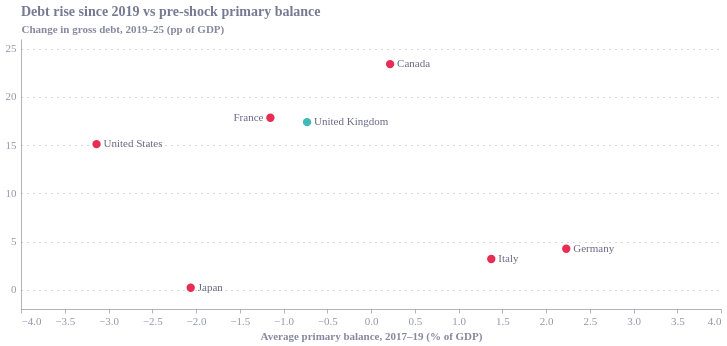

This figure's notebook cell:
### Code cell
pre_pb = p[p.year.between(2017, 2019)].groupby("country")["pb"].mean()
dd = p[p.year == 2025].set_index("country")["GGXWDG_NGDP"] - p[p.year == 2019].set_index("country")["GGXWDG_NGDP"]
sc = pd.DataFrame({"pre_pb": pre_pb, "debt_change": dd}).reset_index()
sc["group"] = np.where(sc.country == "United Kingdom", "United Kingdom", "Other G7")
pts = alt.Chart(sc).mark_point(filled=True, size=70).encode(
    x=alt.X("pre_pb:Q", title="Average primary balance, 2017–19 (% of GDP)",
            scale=alt.Scale(domain=[-4, 3.5]), axis=alt.Axis(grid=False)),
    y=alt.Y("debt_change:Q", title="Change in gross debt, 2019–25 (pp of GDP)", scale=alt.Scale(domain=[-2, 26])),
    color=alt.Color("group:N", legend=None, sort=["United Kingdom", "Other G7"]))
b6 = alt.Chart(sc).encode(x="pre_pb:Q", y="debt_change:Q", text="country:N")
txr = b6.mark_text(align="left", dx=7, fontSize=11).transform_filter("datum.country != 'France'")
txl = b6.mark_text(align="right", dx=-7, fontSize=11).transform_filter("datum.country == 'France'")
fig6 = (pts + txr + txl).properties(width=W, height=H, title="Debt rise since 2019 vs pre-shock primary balance")
save(fig6, "g7_fig06_buffer_scatter"); dump(sc.set_index("country"), "g7_fig06_buffer_scatter")
fig6

### Figure 1 — Vega-Lite specification as saved in the notebook (floating-point values rounded to 4 significant figures)
{"config": {"font": "Circular Std", "text": {"color": "#676A86", "align": "left", "baseline": "middle", "dx": 7, "dy": 0, "fontSize": 11}, "view": {"stroke": null, "continuousWidth": 400, "continuousHeight": 300, "discreteWidth": 400, "discreteHeight": 300}, "range": {"category": ["#36B7B4", "#E6224B", "#F4C245", "#0063AF", "#00A767", "#179FDB", "#EB5C2E"], "diverging": ["#E6224B", "#E54753", "#C9C9C9", "#179FDB", "#122B39"], "heatmap": ["#C9C9C9", "#179FDB", "#0063AF", "#122B39"], "ordinal": ["#00A767", "#36B7B4", "#179FDB", "#0063AF", "#243B5A"]}, "bar": {"color": "#179fdb"}, "line": {"color": "#e6224b"}, "rule": {"color": "#676A86"}, "area": {"opacity": 0.3}, "point": {"filled": true, "size": 80, "color": "#e6224b", "opacity": 0.95}, "geoshape": {"stroke": "white", "strokeWidth": 0.3}, "rect": {"fill": "#d6d4d4", "opacity": 0.3}, "axis": {"labelColor": "#676A86", "labelFontSize": 11, "labelFont": "Circular Std", "labelOpacity": 0.7, "tickColor": "#676A86", "tickOpacity": 0.5, "domainColor": "#676A86", "domainOpacity": 0.5, "gridColor": "#676A86", "gridDash": [2, 2], "gridOpacity": 0.5, "title": null, "titleColor": "#676A86", "titleOpacity": 0.8, "tickSize": 4}, "axisXDiscrete": {"grid": false, "labelAngle": 0, "tickCount": 10, "tickOpacity": 0.5, "title": null}, "axisYDiscrete": {"ticks": false, "labelPadding": 5}, "axisXTemporal": {"grid": false, "ticks": true}, "axisXQuantitative": {"grid": true}, "axisYQuantitative": {"gridColor": "#676A86", "gridDash": [1, 5], "gridOpacity": 0.5, "ticks": false, "labelPadding": 5, "tickCount": 8, "titleAngle": 0, "titleAlign": "left", "titleBaseline": "bottom", "titleX": 0, "titleY": -5}, "title": {"color": "#676A86E6", "subtitleColor": "#676A86", "font": "Circular Std", "subtitleFont": "Circular Std", "anchor": "start", "fontSize": 14, "subtitleFontSize": 12, "subtitlePadding": 4, "offset": 0, "frame": "group"}, "legend": {"titleColor": "#122b39", "title": null, "labelColor": "#122b39", "labelFontSize": 11}}, "layer": [{"mark": {"type": "point", "filled": true, "size": 70}, "encoding": {"color": {"field": "group", "legend": null, "sort": ["United Kingdom", "Other G7"], "type": "nominal"}, "x": {"axis": {"grid": false}, "field": "pre_pb", "scale": {"domain": [-4, 3.5]}, "title": "Average primary balance, 2017–19 (% of GDP)", "type": "quantitative"}, "y": {"field": "debt_change", "scale": {"domain": [-2, 26]}, "title": "Change in gross debt, 2019–25 (pp of GDP)", "type": "quantitative"}}}, {"mark": {"type": "text", "align": "left", "dx": 7, "fontSize": 11}, "encoding": {"text": {"field": "country", "type": "nominal"}, "x": {"field": "pre_pb", "type": "quantitative"}, "y": {"field": "debt_change", "type": "quantitative"}}, "transform": [{"filter": "datum.country != 'France'"}]}, {"mark": {"type": "text", "align": "right", "dx": -7, "fontSize": 11}, "encoding": {"text": {"field": "country", "type": "nominal"}, "x": {"field": "pre_pb", "type": "quantitative"}, "y": {"field": "debt_change", "type": "quantitative"}}, "transform": [{"filter": "datum.country == 'France'"}]}], "data": {"name": "data-64eac0442f6d2f6d52c02d7a9ade3ae0"}, "height": 270, "title": "Debt rise since 2019 vs pre-shock primary balance", "width": 700, "$schema": "https://vega.github.io/schema/vega-lite/v6.4.1.json", "datasets": {"data-64eac0442f6d2f6d52c02d7a9ade3ae0": [{"country": "Canada", "pre_pb": 0.2183, "debt_change": 23.4, "group": "Other G7"}, {"country": "France", "pre_pb": -1.15, "debt_change": 17.83, "group": "Other G7"}, {"country": "Germany", "pre_pb": 2.232, "debt_change": 4.246, "group": "Other G7"}, {"country": "Italy", "pre_pb": 1.375, "debt_change": 3.188, "group": "Other G7"}, {"country": "Japan", "pre_pb": -2.06, "debt_change": 0.199, "group": "Other G7"}, {"country": "United Kingdom", "pre_pb": -0.7307, "debt_change": 17.38, "group": "United Kingdom"}, {"country": "United States", "pre_pb": -3.137, "debt_change": 15.1, "group": "Other G7"}]}}
